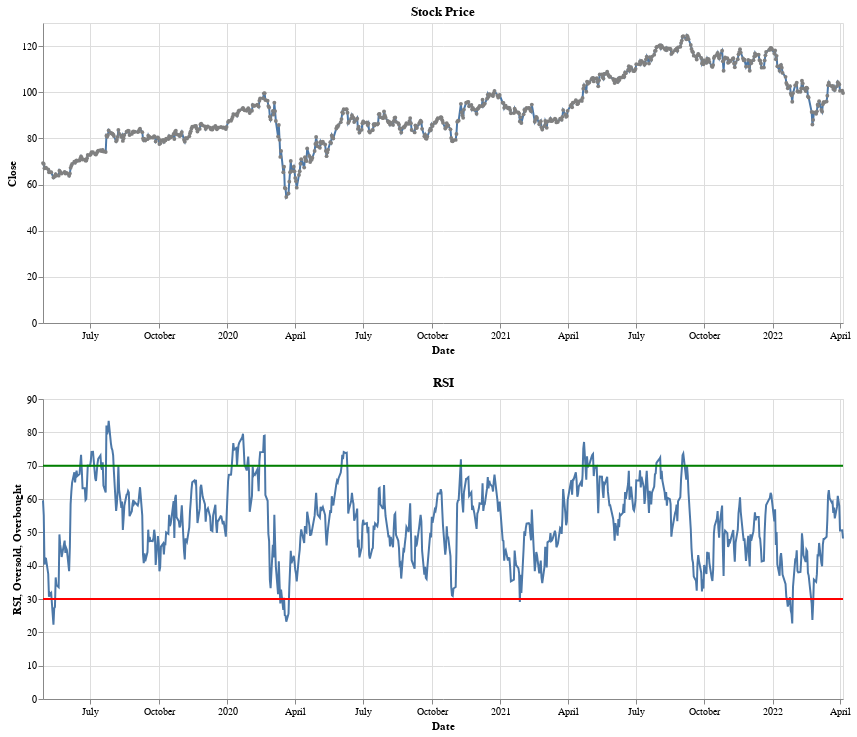

The code cell stored with this chart in its notebook:
### Code cell
#Plotting RSI chart with Oversold and Overbought lines
RSI = alt.Chart(df).mark_line().encode(
    x='Date:T',
    y='RSI:Q',
    tooltip=[alt.Tooltip('date:T', format='%m/%d'),
             alt.Tooltip('Close:Q', format=',.2f'),
             alt.Tooltip('RSI:Q', format=',.2f')]
).properties(
    title='RSI',
    width=800,
    height=300)

Oversold = alt.Chart(df).mark_line(color= 'red').encode(
    x='Date:T',
    y='Oversold:Q'
)

Overbought = alt.Chart(df).mark_line(color= 'green').encode(
    x='Date:T',
    y='Overbought:Q'
)

RSI_Chart=RSI+Oversold+Overbought
Stock & RSI_Chart

### Figure 1 — Vega-Lite specification as saved in the notebook (floating-point values rounded to 4 significant figures; data arrays with more than 128 entries replaced by an {"elided": "..."} marker saying what was removed)
{"config": {"view": {"continuousWidth": 400, "continuousHeight": 300}}, "vconcat": [{"mark": {"type": "line", "point": {"color": "grey", "size": 15}}, "encoding": {"tooltip": [{"field": "date", "format": "%m/%d", "type": "temporal"}, {"field": "Close", "format": ",.2f", "type": "quantitative"}], "x": {"field": "Date", "type": "temporal"}, "y": {"field": "Close", "type": "quantitative"}}, "height": 300, "title": "Stock Price", "width": 800}, {"layer": [{"mark": "line", "encoding": {"tooltip": [{"field": "date", "format": "%m/%d", "type": "temporal"}, {"field": "Close", "format": ",.2f", "type": "quantitative"}, {"field": "RSI", "format": ",.2f", "type": "quantitative"}], "x": {"field": "Date", "type": "temporal"}, "y": {"field": "RSI", "type": "quantitative"}}, "height": 300, "title": "RSI", "width": 800}, {"mark": {"type": "line", "color": "red"}, "encoding": {"x": {"field": "Date", "type": "temporal"}, "y": {"field": "Oversold", "type": "quantitative"}}}, {"mark": {"type": "line", "color": "green"}, "encoding": {"x": {"field": "Date", "type": "temporal"}, "y": {"field": "Overbought", "type": "quantitative"}}}]}], "data": {"name": "data-fa26dbbbaa7c91087a9bc41be386cf5a"}, "$schema": "https://vega.github.io/schema/vega-lite/v4.17.0.json", "datasets": {"data-fa26dbbbaa7c91087a9bc41be386cf5a": {"elided": "742 records"}}}
